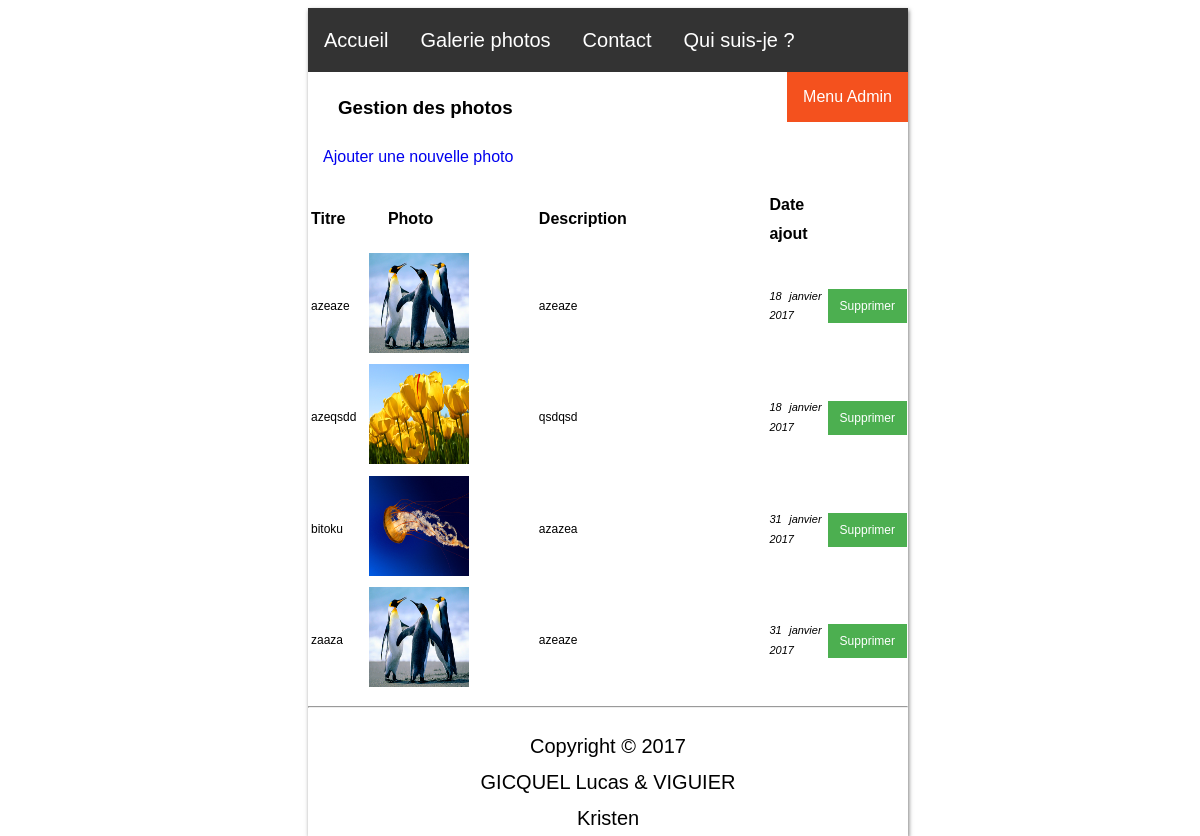
Screenshot of /gestionGalerie (signed in) with the database file from the repository.
### tables this page shows
CREATE TABLE `photos` (
  `id` int(11) NOT NULL,
  `titre` text NOT NULL,
  `description` text NOT NULL,
  `lien` text NOT NULL,
  `nom` varchar(255) NOT NULL,
  `extension` varchar(255) NOT NULL,
  `date_ajout` varchar(255) NOT NULL
);

### config/pages_existantes.php (called while the page is built, shortened)
<?php
	$pages_existantes = array(
			'erreur', 'accueil', 'admin_login', 'galerie', 'contact',
			'presentation', 'deconnexion', 'dashboard', 'gestionAccueil',
			'gestionGalerie', 'gestionContact', 'gestionContactDetail', 'gestionPresentation', 'gestionCompte', 'gestionGalerieAjout'
		);
?>

### controleur/gestionGalerie.php (called while the page is built, shortened)
<?php
	require_once('class/t_texte.php');
	require_once('modele/m_galerie.php');
	$t_texte = new t_texte();
	$m_galerie = new m_galerie($base_de_donnee);
	$liste_photos = $m_galerie->listerPhotos();
	$nb_photos = $m_galerie->countPhotos();
?>

### modele/m_galerie.php (called while the page is built, shortened)
<?php
	class m_galerie{
		private $base_de_donnee;
		public function __construct($base_de_donnee){
			$this->base_de_donnee = $base_de_donnee;
		}
		public function listerPhotos() {
			$listerPhotos = $this->base_de_donnee->prepare('SELECT * FROM photos');
			$listerPhotos->execute();
			$retour = $listerPhotos->fetchAll(PDO::FETCH_OBJ);
			return $retour;
		}
        public function countPhotos(){
            $countPhotos = $this->base_de_donnee->prepare('SELECT COUNT(*) AS nbr FROM photos');
            $countPhotos->execute();
            $retour = $countPhotos->fetch(PDO::FETCH_OBJ);
            return $retour;
        }
}
?>

### controleur/class/t_texte.php (called while the page is built, shortened)
<?php
	class t_texte{
		public function quand($timestamp){
			$superdate = date('d F Y', $timestamp);
			$superdate = str_replace('January', 'janvier', $superdate);
			$superdate = str_replace('February', 'février', $superdate);
			$superdate = str_replace('March', 'mars', $superdate);
			$superdate = str_replace('April', 'avril', $superdate);
			$superdate = str_replace('May', 'mai', $superdate);
			$superdate = str_replace('June', 'juin', $superdate);
			$superdate = str_replace('July', 'juillet', $superdate);
			$superdate = str_replace('August', 'aout', $superdate);
			$superdate = str_replace('September', 'septembre', $superdate);
			$superdate = str_replace('October', 'octobre', $superdate);
			$superdate = str_replace('November', 'novembre', $superdate);
			$superdate = str_replace('December', 'décembre', $superdate);
			return $superdate;
		}
	}
?>

### vue/gestionGalerie.php (the view)
<section class="contenu" style="width:100%">
	<h1 style="padding-left: 30px;">Gestion des photos</h1>
	<?php
		if ($nb_photos->nbr < NB_MAX_PHOTOS_GALERIE) {
			echo '<p style="padding-left: 15px;">
					<a href="' .ADRESSE_ABSOLUE_URL . 'gestionGalerieAjout" alt="Ajouter une nouvelle photo" title="Ajouter une nouvelle photo">Ajouter une nouvelle photo</a>
				</p>';
		}
	?>
	<table style="width:100%">
		<tr>
			<th>Titre</th>
			<th style="padding-left: 20px;">Photo</th>
			<th style="padding-left: 20px;">Description</th>
			<th>Date ajout</th>
			<th></th>
		</tr>
	<?php
		foreach($liste_photos as $photo) {
			echo
				'<tr style="font-size:12px;">'.
					'<td width="10%">' . $photo->titre . '</td>'.
					'<td width="28%"><img src="'. $photo->lien .'" alt="'. $photo->titre .'" width="100" height="100"></td>'.
					'<td width="50%" style="padding-left: 20px;">'. htmlspecialchars(mb_strimwidth($photo->description, 0, 50, "...")).'</td>'.
					'<td width="10%"><p style="font-size:11px; font-style:italic;">'. $t_texte->quand($photo->date_ajout) .'</p></td>'.
					'<td width="2%">
						<form method="post" action="" onsubmit="return confirmationSuppression()">
								<input type="hidden" name="idToDelete" value="' . $photo->id . '">
								<input type="submit" value="Supprimer" style="padding: 10px 10px; font-size: 12px;">
						</form>
					</td>'.
				'</tr>';
		}
	?>
	</table>
	<hr>
</section>

### index.php (shortened to what this page needs)
<?php
	require_once('config/const.php');
	if(isset($_GET['url'])){
		$url = $_GET['url'];
	} else {
		$url = '';
	}
	$page = PAGE_DEFAUT;
	$urlTableau = explode(DS, $url, 2);
	if(isset($urlTableau[0]) && !empty($urlTableau[0])) $page = $urlTableau[0];
    if (file_exists('controleur/'.$page.'.php') && file_exists('vue/'.$page.'.php') && in_array($page, $pages_existantes)){
		include('controleur/'.$page.'.php');
		include('vue/header.php');
		include('vue/'.$page.'.php');
		include('vue/footer.php');
    }else if(file_exists('controleur/'.$page.'.php') && file_exists('vue/'.$page.'.php') && in_array($page, $web_services_existants)){
    	include('controleur/'.$page.'.php');
    	include('vue/'.$page.'.php');
    }else{
		include('controleur/erreur.php');
		include('vue/header.php');
		include('vue/erreur.php');
		include('vue/footer.php');
    }
?>

### vue/header.php (shortened to what this page needs)
 <!DOCTYPE html>
<html>
	<head>
		<link rel="stylesheet" href="<?php echo ADRESSE_ABSOLUE_URL . STYLE_CSS; ?>">
	</head>
<body>
	<section class="corps">
	<header>
		 <ul>
			<li><a href="<?php echo ADRESSE_ABSOLUE_URL; ?>accueil" <?php if ($page == 'accueil') echo 'class="active"'; ?>>Accueil</a></li>
			<li><a href="<?php echo ADRESSE_ABSOLUE_URL; ?>galerie" <?php if ($page == 'galerie') echo 'class="active"'; ?>>Galerie photos</a></li>
			<li><a href="<?php echo ADRESSE_ABSOLUE_URL; ?>contact" <?php if ($page == 'contact') echo 'class="active"'; ?>>Contact</a></li>
			<li><a href="<?php echo ADRESSE_ABSOLUE_URL; ?>presentation" <?php if ($page == 'presentation') echo 'class="active"'; ?>>Qui suis-je ?</a></li>
		</ul>
		<?php
			if(isset($_SESSION['id']) && $_SESSION['id'] == 1){
				echo '
				<div class="dropdown">
					<button class="dropbtn">Menu Admin</button>
					<div class="dropdown-content">
						<a href="' . ADRESSE_ABSOLUE_URL . 'dashboard">Dashboard</a>
						<a href="' . ADRESSE_ABSOLUE_URL . 'gestionAccueil">Gestion accueil</a>
						<a href="' . ADRESSE_ABSOLUE_URL . 'gestionGalerie">Gestion galerie</a>
						<a href="' . ADRESSE_ABSOLUE_URL . 'gestionContact">Gestion contact</a>
						<a href="' . ADRESSE_ABSOLUE_URL . 'gestionPresentation">Gestion présentation</a>
						<a href="' . ADRESSE_ABSOLUE_URL . 'gestionCompte">Gestion compte</a>
						<a href="' . ADRESSE_ABSOLUE_URL . 'deconnexion" style="color:blue;">Déconnexion</a>
					</div>
				</div>
				';
			}
		?>
	</header>

### vue/footer.php (shortened to what this page needs)
	<footer>
		<p style="text-align: center;">Copyright © 2017 <br />GICQUEL Lucas & VIGUIER Kristen</p>
	</footer>
</section>
</body>
</html>

### vue/css/style.css (style rules this page uses)
body { width: 100%; height:100%; }
html { width: 100%; height:100%; font: 20px Montserrat, sans-serif; line-height: 1.8; background: url(http://www.eloanenaturo.fr/ressources/images/f8f28aab6287.jpeg) no-repeat center center fixed; -webkit-background-size: cover; -moz-background-size: cover; -o-background-size: cover; background-size: cover; }
.corps { width:50%; min-width: 400px; margin:auto; background-color:rgba(255, 255, 255, 0.7); box-shadow: 1px 2px 4px rgba(0, 0, 0, .5); }
a { text-decoration: none; }
header ul { list-style-type: none; margin: 0; padding: 0; overflow: hidden; background-color: #333; }
header li { float: left; }
header li a { display: block; color: white; text-align: center; padding: 14px 16px; text-decoration: none; }
.dropbtn { background-color: #f4511e; color: white; padding: 16px; font-size: 16px; border: none; cursor: pointer; }
.dropdown { position: relative; display: inline-block; float:right; }
.contenu { height:100%; font-size:16px; margin:auto; text-align: justify; width: 50%; }
form { width: 100%; margin:auto; }
input { width: 100%; }
input[type=button], input[type=submit], input[type=reset] { background-color: #4CAF50; border: none; color: white; padding: 16px 32px; text-decoration: none; margin: 4px 2px; cursor: pointer; font-size: 16px; }
footer { text-align:center; width:50%; margin:auto; position: flex; bottom: 0; }

### rows the page displays
photos: titre "azeaze", lien (picture), description "azeaze", date_ajout "18 janvier 2017"
photos: titre "azeqsdd", lien (picture), description "qsdqsd", date_ajout "18 janvier 2017"
photos: titre "bitoku", lien (picture), description "azazea", date_ajout "31 janvier 2017"
photos: titre "zaaza", lien (picture), description "azeaze", date_ajout "31 janvier 2017"
